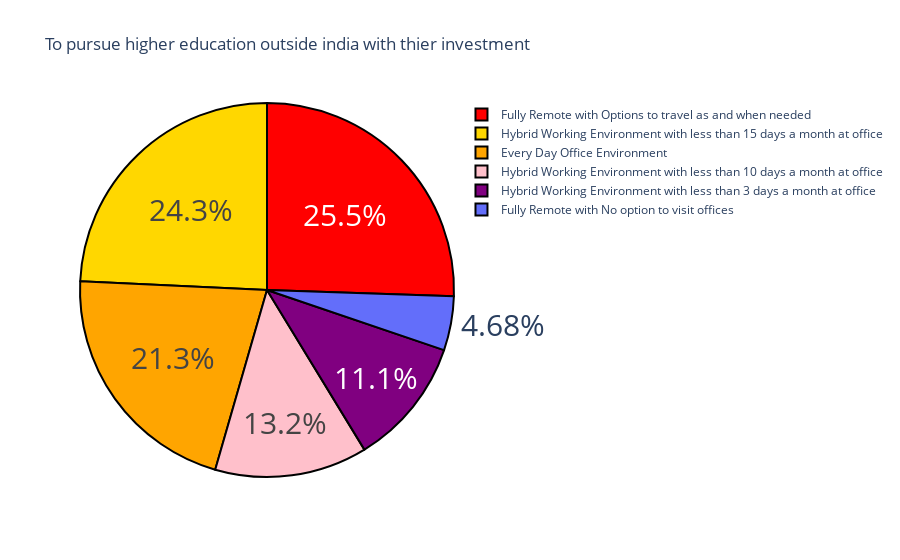

The notebook cell this image was saved under:
### Code cell
question5= data['What is the most preferred working environment for you.'].value_counts()
label = question5.index
counts = question5.values
color=['red','purple']
fig = go.Figure(data=[go.Pie(labels=label,values=counts)])
fig.update_layout(title_text='To pursue higher education outside india with thier investment')
fig.update_traces(hoverinfo='label+value',textinfo='percent',textfont_size=30,marker=dict(colors=colors,line=dict(color='black',width=2)))
fig.show()

### Figure 1 — Plotly figure (JSON) as saved in the notebook; plotly's stock layout.template omitted (floating-point values rounded to 4 significant figures)
{"data": [{"hoverinfo": "label+value", "labels": ["Fully Remote with Options to travel as and when needed", "Hybrid Working Environment with less than 15 days a month at office", "Every Day Office Environment", "Hybrid Working Environment with less than 10 days a month at office", "Hybrid Working Environment with less than 3 days a month at office", "Fully Remote with No option to visit offices"], "marker": {"colors": ["red", "gold", "orange", "pink", "purple"], "line": {"color": "black", "width": 2}}, "textfont": {"size": 30}, "textinfo": "percent", "type": "pie", "values": [60, 57, 50, 31, 26, 11]}], "layout": {"autosize": true, "title": {"text": "To pursue higher education outside india with thier investment"}}}
